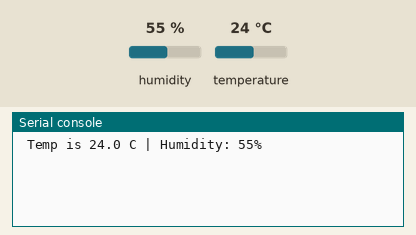
The program below on a simulated Raspberry Pi Pico running CircuitPython. Shown: the last lines printed to the serial console. Inputs (shaded band) come from the test bench; at power-on: humidity 55 %, temperature 24 °C.

Above: at 1.2 s.
1.3 s: humidity set to 22 %
At 3.1 s:
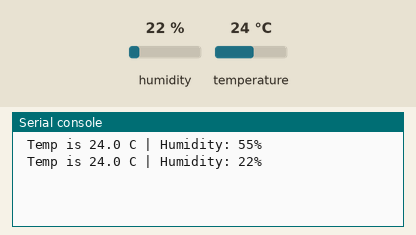
4.3 s: temperature set to 12 °C
At 5.5 s:
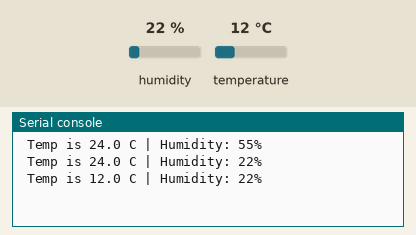
7.3 s: humidity set to 40 %
At 10.3 s:
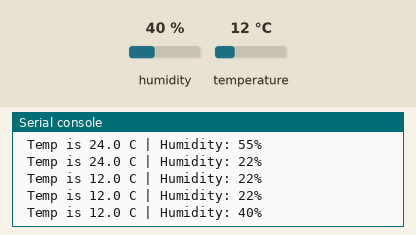
Timing chart, 0 to 11.8 s (numbered marks = the images above; inputs shaded):
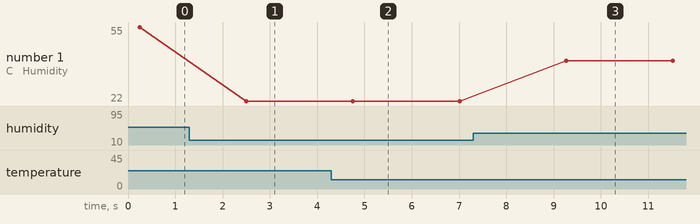

Measured:
- after the input at 1.3 s, the serial console: prints a new line after 1.2 s (image 1)
- after the input at 4.3 s, the serial console: prints a new line after 0.46 s (image 2)
- after the input at 7.3 s, the serial console: prints a new line after 2.0 s (image 3)
- plotted number 1: 55 → 22 after the input at 1.3 s, 22 → 40 after the input at 7.3 s

The program:

code.py
```python
import board
import adafruit_dht
import time

dht=adafruit_dht.DHT11(board.GP15)
while True:
    try:
        temp=dht.temperature
        hum=dht.humidity

        print(f" Temp is {temp:.1f} C | Humidity: {hum}%")

    except RuntimeError as error:
        print(f"Reading sensor: {error.args[0]}")
        time.sleep(2.0)
        continue
    except Exception as error:
        dht.device.exit()
        raise error
    time.sleep(2.0)
```
